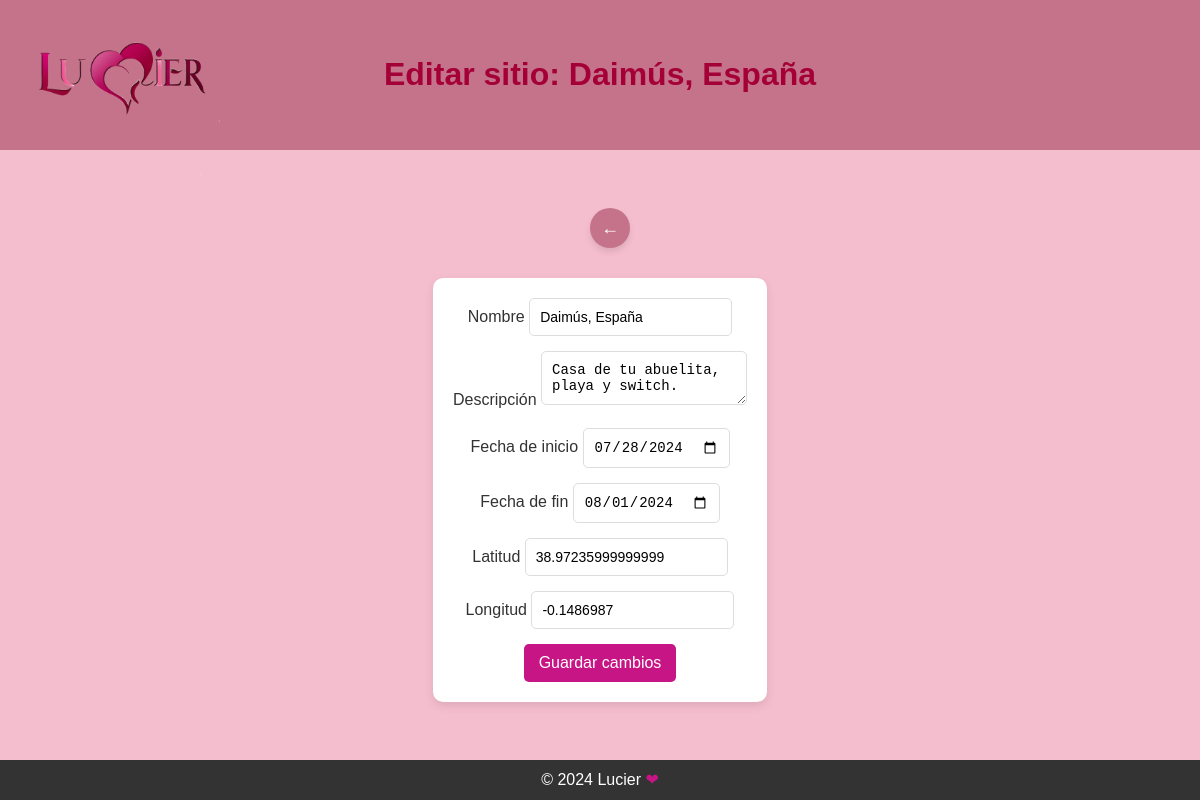
The app's page /sites/3/edit/ with its own data.
### sites/models.py (models this page shows, shortened)
class Site(models.Model):
    name = models.CharField(max_length=200)
    description = models.TextField()
    start_date = models.DateField()
    end_date = models.DateField()
    latitude = models.FloatField()
    longitude = models.FloatField()

### sites/views.py (the view)
# urls.py: path('<int:pk>/edit/', views.edit_site, name='edit_site'),
def edit_site(request, pk):
    site = get_object_or_404(Site, pk=pk)
    if request.method == 'POST':
        form = SiteForm(request.POST, instance=site)
        if form.is_valid():
            form.save()
            return redirect('sites:site_details_page', pk=pk)
    else:
        form = SiteForm(instance=site)
    return render(request, 'edit_site.html', {'form': form, 'site': site})

### sites/forms.py
class SiteForm(forms.ModelForm):
    class Meta:
        model = Site
        fields = ['name', 'description', 'start_date', 'end_date', 'latitude', 'longitude']
        widgets = {
            'start_date': forms.DateInput(attrs={'type': 'date'}),
            'end_date': forms.DateInput(attrs={'type': 'date'}),
            'latitude': forms.TextInput(attrs={'readonly': 'readonly'}),
            'longitude': forms.TextInput(attrs={'readonly': 'readonly'}),
        }

### sites/templates/edit_site.html (shortened to what this page needs)
<!DOCTYPE html>
<html lang="es">
<head>
    {% load static %}
    <link rel="stylesheet" href="{% static 'css/general.css' %}">
</head>
<body>
  <header class="header">
      <div class="logo-container">
          <a href="{% url 'core:home_page' %}">
            <img src="{% static 'images/Lucier.png' %}" alt="Logo Lucier" class="logo">
          </a>
      </div>
      <div class="header-content">
          <h1>Editar sitio: {{ site.name }}</h1>
      </div>
  </header>
  <div class="main-container">
    <div class="back-button-container">
      <a href="{% url 'sites:sites_page' %}" class="btn-back" aria-label="Volver a la lista de sitios">&#8592;</a>
    </div>
    <main class="main-content">
      <form method="post" id="dataForm" class="new-site-form">
        <div class="form-group">
          <label for="name">Nombre</label>
          <input type="text" id="name" name="name" class="form-control" value="{{ site.name }}" required>
        </div>
        <div class="form-group">
            <label for="description">Descripción</label>
            <textarea id="description" name="description" class="form-control">{{ site.description }}</textarea>
        </div>
        <div class="form-group">
            <label for="start_date">Fecha de inicio</label>
            <input type="date" id="start_date" name="start_date" class="form-control" value="{{ site.start_date|date:'Y-m-d' }}" required>
        </div>
        <div class="form-group">
            <label for="end_date">Fecha de fin</label>
            <input type="date" id="end_date" name="end_date" class="form-control" value="{{ site.end_date|date:'Y-m-d' }}" required>
        </div>
        <div class="form-group">
            <label for="latitude">Latitud</label>
            <input type="text" id="latitude" name="latitude" class="form-control" value="{{ site.latitude }}" readonly>
        </div>
        <div class="form-group">
            <label for="longitude">Longitud</label>
            <input type="text" id="longitude" name="longitude" class="form-control" value="{{ site.longitude }}" readonly>
        </div>
        <button type="submit">Guardar cambios</button>
      </form>
    </main>
  </div>
  <footer class="footer">
    <p>&copy; 2024 Lucier <span style="color: #C71585;">❤</span></p>
  </footer>
</body>
</html>

### static/css/general.css (style rules this page uses)
* { margin: 0; padding: 0; box-sizing: border-box; }
body { font-family: 'Arial', sans-serif; background-color: #f2f2f2; color: #333; line-height: 1.6; margin: 0; padding: 0; min-height: 100vh; display: flex; flex-direction: column; }
.main-container { flex: 1; display: flex; flex-direction: column; justify-content: center; align-items: center; background-color: rgb(245, 190, 207); min-height: calc(100vh - 160px); overflow: hidden; }
.main-content { padding-top: 30px; padding-bottom: 60px; }
.header { background-color: rgb(197, 115, 139); color: rgb(164, 0, 55); text-align: center; padding: 1em 0; box-shadow: 0 2px 4px rgba(0, 0, 0, 0.1); display: flex; justify-content: center; align-items: center; height: 150px; }
.header-content { text-align: center; }
.header-content h1 { font-size: 2rem; }
.logo-container { position: absolute; top: -25px; left: 20px; }
.logo { width: 200px; height: auto; }
.footer { background-color: #333; color: white; text-align: center; padding: 7px; position: fixed; bottom: 0; width: 100%; flex-shrink: 0; text-align: center; }
.footer p { font-size: 1rem; margin: 0; }
.new-site-form { background-color: #ffffff; padding: 20px; border-radius: 10px; box-shadow: 0 4px 10px rgba(0, 0, 0, 0.1); width: 100%; max-width: 600px; margin: 0 auto; display: flex; flex-direction: column; align-items: center; gap: 15px; }
.new-site-form input, .new-site-form textarea, .new-site-form select { padding: 10px; border: 1px solid #ddd; border-radius: 5px; font-size: 14px; outline: none; transition: border-color 0.3s ease-in-out; }
.new-site-form button[type="submit"] { background-color: #c71585; color: #ffffff; padding: 10px 15px; border: none; border-radius: 5px; font-size: 16px; cursor: pointer; transition: background-color 0.3s ease-in-out, transform 0.2s; }
.form-group { position: relative; }
input[name="name"] { position: relative; z-index: 1; }
.back-button-container { margin-top: 20px; margin-left: 20px; z-index: 10; }
.btn-back { display: flex; justify-content: center; align-items: center; width: 40px; height: 40px; background-color: rgb(197, 115, 139); color: #fff; text-decoration: none; font-size: 18px; border-radius: 50%; box-shadow: 0 4px 6px rgba(0, 0, 0, 0.1); transition: background-color 0.3s ease, transform 0.3s ease; }

### records on screen
Site: name "Daimús, España", description "Casa de tu abuelita, playa y switch.", start_date "07/28/2024", end_date "08/01/2024", latitude "38.97235999999999", longitude "-0.1486987"
